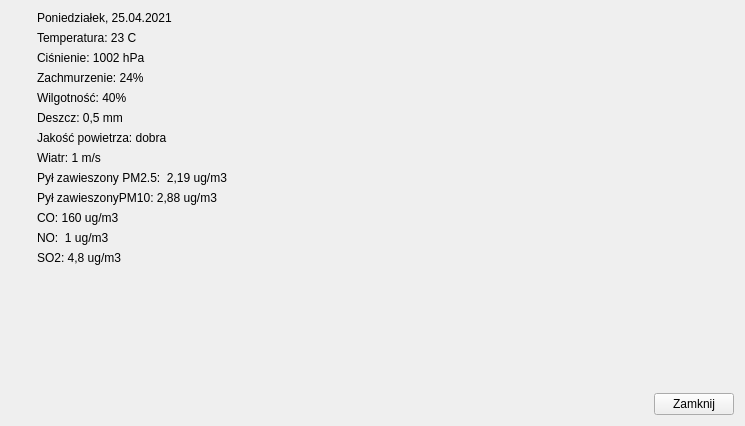
<?xml version="1.0" encoding="UTF-8"?>
<ui version="4.0">
 <class>InfoWindow</class>
 <widget class="QWidget" name="InfoWindow">
  <property name="geometry">
   <rect>
    <x>0</x>
    <y>0</y>
    <width>745</width>
    <height>426</height>
   </rect>
  </property>
  <property name="windowTitle">
   <string>Form</string>
  </property>
  <layout class="QHBoxLayout" name="horizontalLayout_2">
   <item>
    <layout class="QVBoxLayout" name="verticalLayout_3">
     <item>
      <widget class="QLabel" name="_pLabel_Map">
       <property name="text">
        <string/>
       </property>
       <property name="pixmap">
        <pixmap resource="../res/app-images.qrc">:/maps/img/mapa.png</pixmap>
       </property>
      </widget>
     </item>
     <item>
      <spacer name="verticalSpacer_2">
       <property name="orientation">
        <enum>Qt::Vertical</enum>
       </property>
       <property name="sizeHint" stdset="0">
        <size>
         <width>20</width>
         <height>40</height>
        </size>
       </property>
      </spacer>
     </item>
    </layout>
   </item>
   <item>
    <layout class="QVBoxLayout" name="verticalLayout_2">
     <item>
      <layout class="QVBoxLayout" name="verticalLayout">
       <item>
        <widget class="QLabel" name="_pLabel_Data">
         <property name="text">
          <string>Poniedziałek, 25.04.2021</string>
         </property>
        </widget>
       </item>
       <item>
        <widget class="QLabel" name="_pLabel_Temp">
         <property name="text">
          <string>Temperatura: 23 C</string>
         </property>
        </widget>
       </item>
       <item>
        <widget class="QLabel" name="_pLabel_Pressure">
         <property name="text">
          <string>Ciśnienie: 1002 hPa</string>
         </property>
        </widget>
       </item>
       <item>
        <widget class="QLabel" name="_pLabel_Clouds">
         <property name="text">
          <string>Zachmurzenie: 24%</string>
         </property>
        </widget>
       </item>
       <item>
        <widget class="QLabel" name="_pLabel_Humidity">
         <property name="text">
          <string>Wilgotność: 40%</string>
         </property>
        </widget>
       </item>
       <item>
        <widget class="QLabel" name="_pLabel_Rain">
         <property name="text">
          <string>Deszcz: 0,5 mm</string>
         </property>
        </widget>
       </item>
       <item>
        <widget class="QLabel" name="_pLabel_AirQuality">
         <property name="text">
          <string>Jakość powietrza: dobra</string>
         </property>
        </widget>
       </item>
       <item>
        <widget class="QLabel" name="_pLabel_Wind">
         <property name="text">
          <string>Wiatr: 1 m/s</string>
         </property>
        </widget>
       </item>
       <item>
        <widget class="QLabel" name="_pLabel_PM25">
         <property name="text">
          <string>Pył zawieszony PM2.5:  2,19 ug/m3</string>
         </property>
        </widget>
       </item>
       <item>
        <widget class="QLabel" name="_pLabel_PM10">
         <property name="text">
          <string>Pył zawieszonyPM10: 2,88 ug/m3</string>
         </property>
        </widget>
       </item>
       <item>
        <widget class="QLabel" name="_pLabel_CO">
         <property name="text">
          <string>CO: 160 ug/m3</string>
         </property>
        </widget>
       </item>
       <item>
        <widget class="QLabel" name="_pLabel_NO">
         <property name="text">
          <string>NO:  1 ug/m3</string>
         </property>
        </widget>
       </item>
       <item>
        <widget class="QLabel" name="_pLabel_SO2">
         <property name="text">
          <string>SO2: 4,8 ug/m3</string>
         </property>
        </widget>
       </item>
      </layout>
     </item>
     <item>
      <spacer name="verticalSpacer">
       <property name="orientation">
        <enum>Qt::Vertical</enum>
       </property>
       <property name="sizeHint" stdset="0">
        <size>
         <width>20</width>
         <height>40</height>
        </size>
       </property>
      </spacer>
     </item>
     <item>
      <layout class="QHBoxLayout" name="horizontalLayout">
       <item>
        <spacer name="horizontalSpacer">
         <property name="orientation">
          <enum>Qt::Horizontal</enum>
         </property>
         <property name="sizeHint" stdset="0">
          <size>
           <width>40</width>
           <height>20</height>
          </size>
         </property>
        </spacer>
       </item>
       <item>
        <widget class="QPushButton" name="_wPrzycisk_Zamknij">
         <property name="text">
          <string>Zamknij</string>
         </property>
        </widget>
       </item>
      </layout>
     </item>
    </layout>
   </item>
  </layout>
 </widget>
 <resources>
  <include location="../res/app-images.qrc"/>
 </resources>
 <connections/>
</ui>
